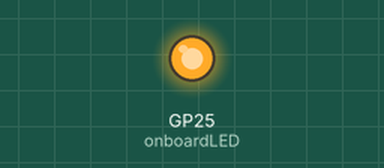
This program was run on a simulated Raspberry Pi Pico running MicroPython. On the bench: output pins drawn as LEDs (lit = HIGH). What the program prints to the serial console is not drawn. At 0.0 s the program stops and its outputs stay as they are.

Above: at 0.1 s.
Timing chart, 0 to 1.5 s (numbered marks = the images above):
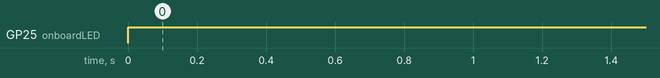

The program:

Onboard_LED__MicroPython_.py
```python
# Onboard LED - Raspberry Pi Pico H (MicroPython)
# A basic introduction to the Pi Pico's onboard LED control with MicroPython
# Made with the instruction of Day 1 of the "12 Projects Of Codemas" by Pi Hut

from machine import Pin # imports GPIO pin usage

print("Basic LED program")

onboardLED = Pin(25, Pin.OUT) # initialises Pin 25 (the on-board LED) for output
onboardLED.value(1) # changes value of pin 25 to 1 (LED On)
```

Measured:
- by itself, GP25 (onboardLED): LOW → HIGH at 0.00 s
